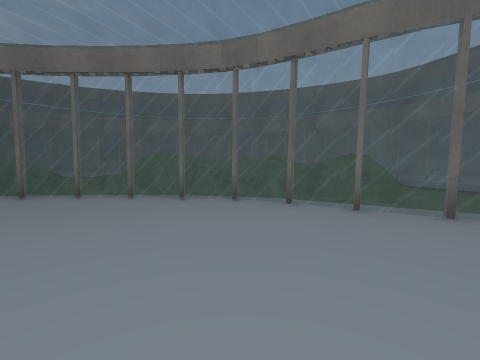
View 1 (above)

24 first-person views from a walk through a Unity game level. The camera is 1.3 m above the floor, tilts 4° down and sees 90° across. The floor is counted in squares, 2 m on a side. Each view is taken from the middle of a square. On the plan, view 1 faces up. The plan holds only what a view shows up to about 9 squares ahead; the rest is blank. The place goes on beyond the plan. The player is left out. Some surface patterns are stand-ins.

View 2
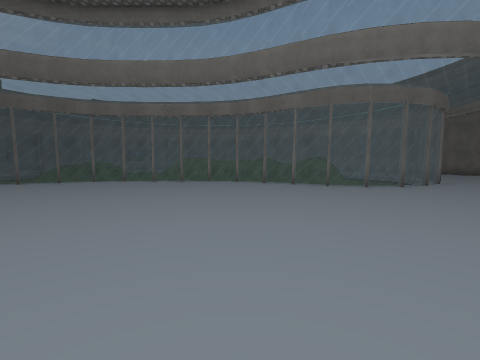

View 3
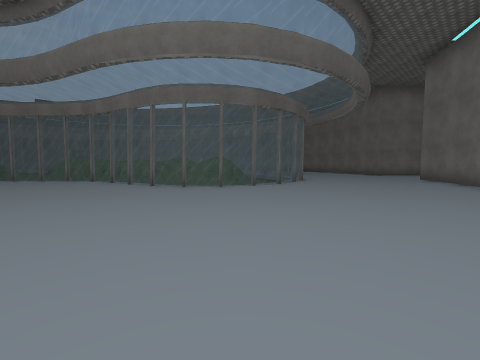

View 4
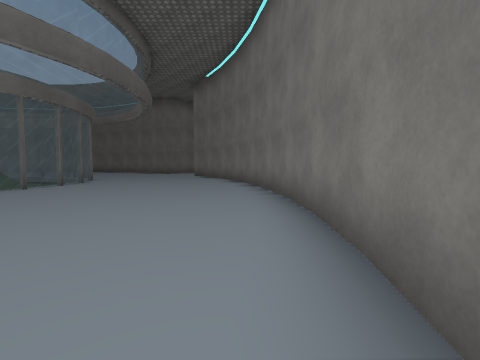

View 5
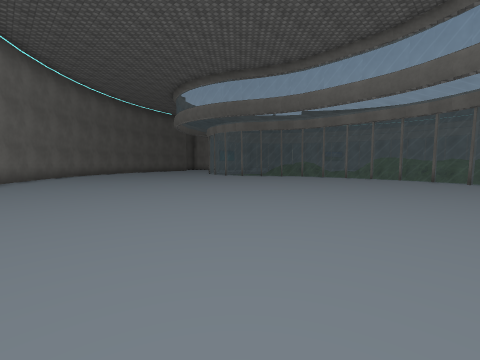

View 6
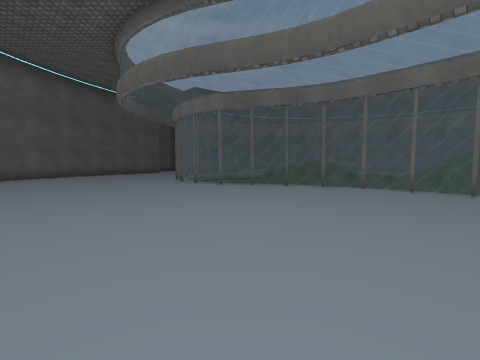

View 7
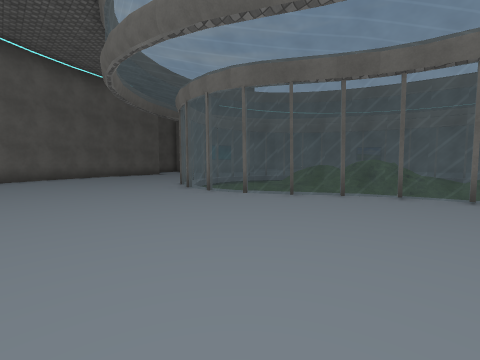

View 8
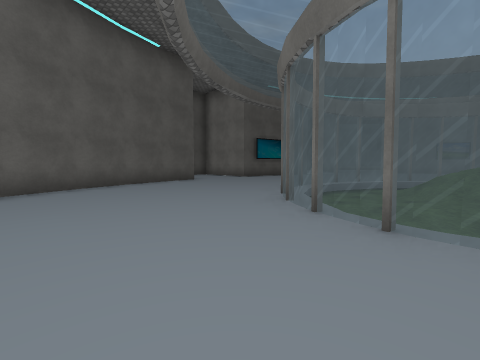

View 9
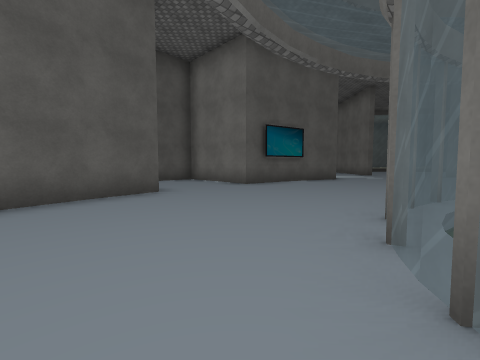

View 10
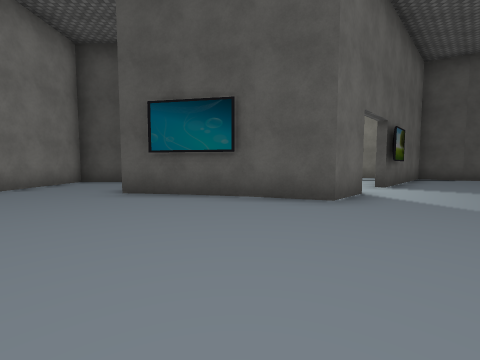

View 11
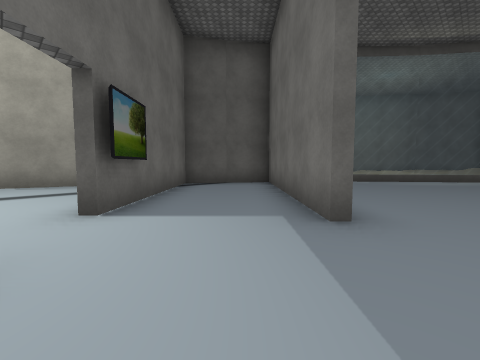

View 12
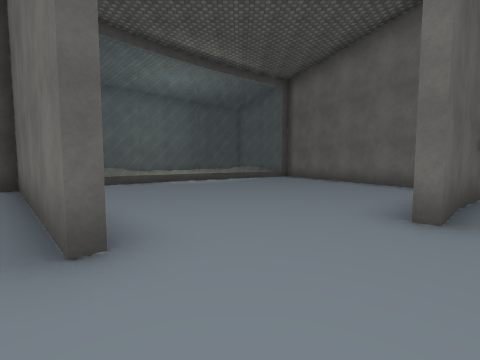

View 13
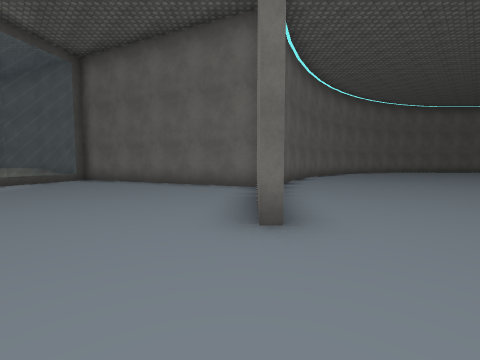

View 14
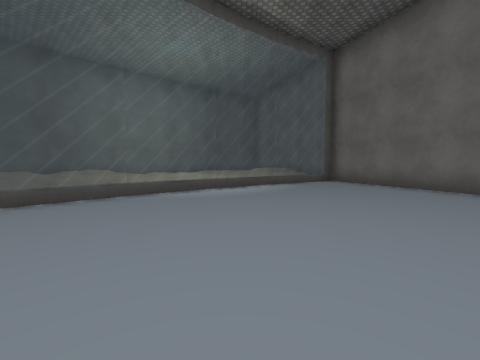

View 15
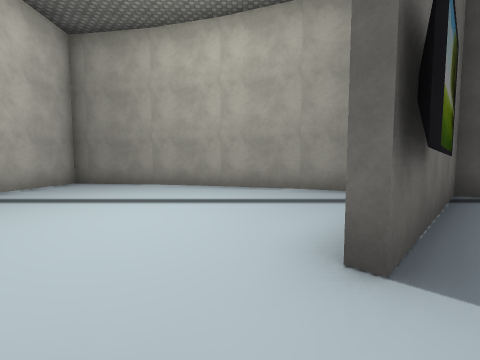

View 16
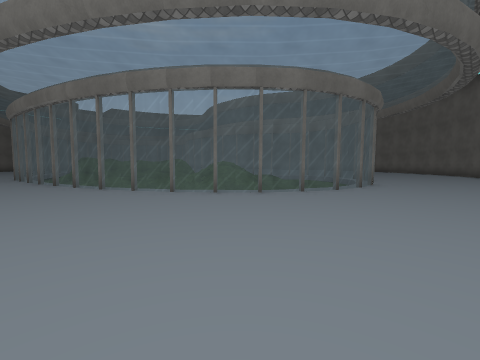

View 17
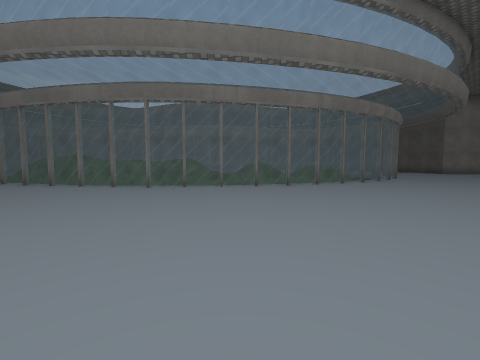

View 18
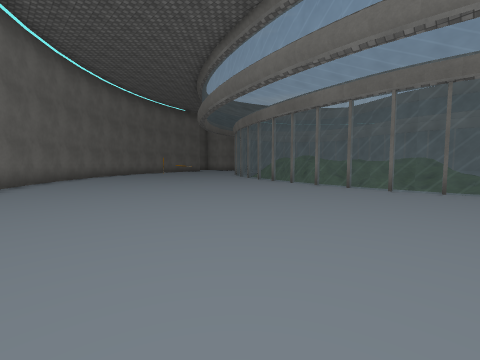

View 19
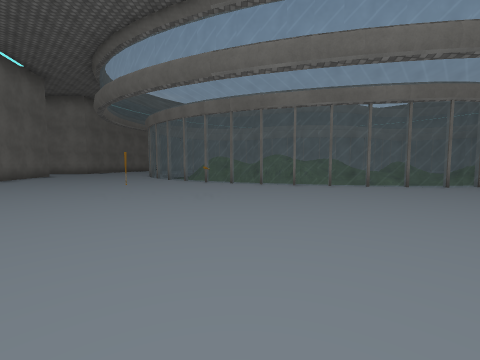

View 20
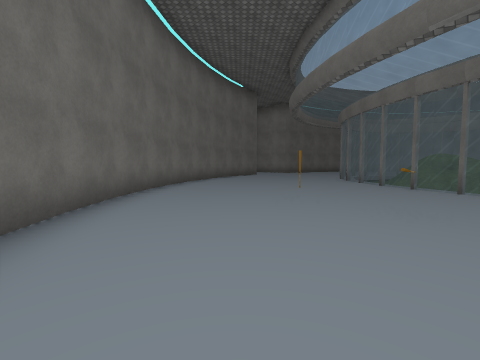

View 21
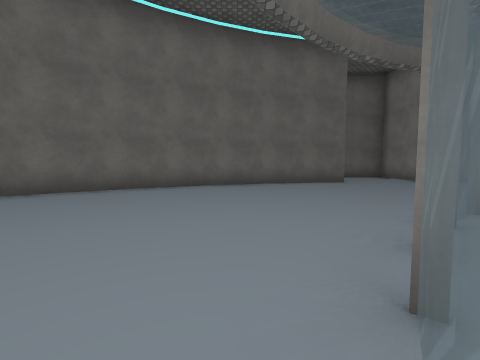

View 22
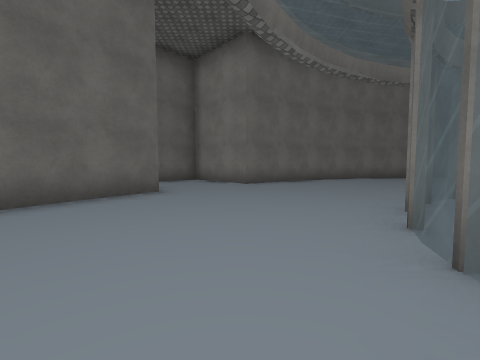

View 23
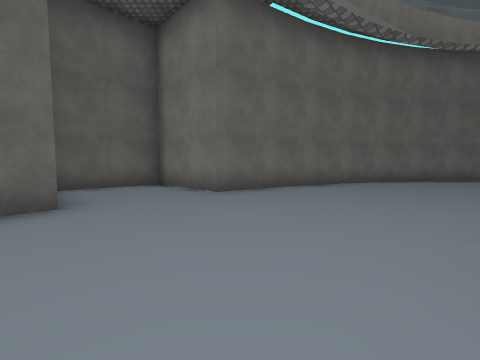

View 24
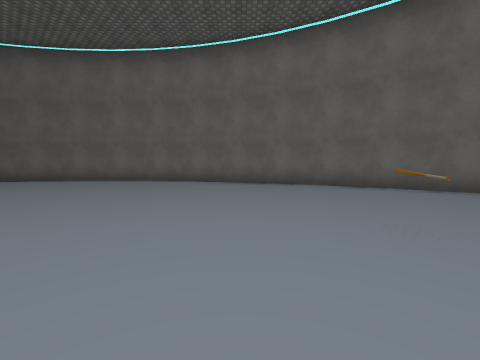

### Floor plan
Key: @ floor where view 1 was taken; # wall or solid block; . main floor; : floor 0.25 m higher than the main floor; - floor 0.25 m lower than the main floor; + floor 0.5 m higher than the main floor; _ floor 0.5 m lower than the main floor; * floor 0.75 m higher than the main floor; % floor 1.25 m higher than the main floor; & floor 1.5 m higher than the main floor; $ floor 1.75 m higher than the main floor; = window, fence, low wall or low ledge; O other object.
Columns run from 25 left of view 1 to 15 right of it. Each row starts with its distance up from view 1.
 28           *+
 27   # *+++++++=#
 26  ##+++:::+==.#
 25    +++:  =...##
 24    **+:==.....#
 23     +:==......##
 22      ==........#  ##########
 21      #.........####........####
 20    ####........#..............##
 19    #..##.....###...............###
 18    ##..##...##...................##
 17   #.##..##........................##
 16  ##..##............................#
 15  #....OO...    ..............=.....##
 14  #..................................#
 13 ##......##.........========.........##
 12 #...... ##......===.-__:_  ==........#
 11 #.....  #......=__-:.-  .:##===......#
 10 #....   #.....=__-...-_     *:-=.....#
  9 #...    #....=_.**   :.   &%%&#_=....#
  8 #########....=_.=*   :+  &%+=$#_=.......#
  7     #........=__-. #::   &#_=*=_=.......#
  6     #........=__- ##=_####+___-_=.......#
  5     #####....=_-- .=======______=....####
  4         #.....=-_--=......=____=.....#
  3         #......====........====......#
  2         #............................#
  1         ##..........................##
  0          #...............@..........#
 -1          ##........................##
 -2           #........................#
 -3                  ..........  .....##
 -4                 ...........   ...##
 -5               #............   .###
 -6               ##...........

Positions as (right, up) in squares from view 1, and headings:
1: (0, 0), facing up
2: (0, -4), facing up
3: (5, -4), facing up
4: (5, -5), facing up-right
5: (1, -6), facing up-left
6: (-2, -2), facing up-left
7: (-4, -1), facing up-left
8: (-9, 0), facing up-left
9: (-12, 3), facing up-left
10: (-12, 11), facing left
11: (-15, 14), facing up-left
12: (-15, 15), facing up
13: (-15, 16), facing up-right
14: (-16, 18), facing up
15: (-17, 14), facing left
16: (-15, 14), facing down-right
17: (-5, 20), facing down
18: (-4, 20), facing down-right
19: (3, 20), facing down
20: (3, 19), facing down-right
21: (4, 12), facing right
22: (7, 11), facing down-right
23: (8, 9), facing down-right
24: (2, 13), facing up
